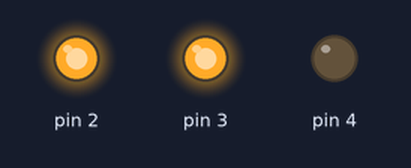
Bench run of a sketch on a simulated Arduino Uno, built with avr-gcc and run on an emulated ATmega328P. On the bench: output pins drawn as LEDs (lit = HIGH).

Above: at 0.1 s.
Timing chart, 0 to 1.6 s (numbered marks = the images above):
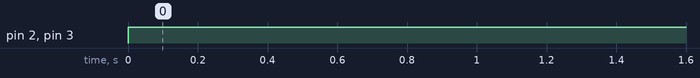

Measured:
- by itself, pin 2, pin 3: LOW → HIGH at 0.00 s

The sketch:

DC_motors.ino
```cpp
void setup() {

  pinMode(2, OUTPUT);
  pinMode(3, OUTPUT);
  pinMode(4, OUTPUT);

}

void loop() {

  digitalWrite(2, HIGH);
  digitalWrite(3, HIGH);
  digitalWrite(4, LOW);

}
```
